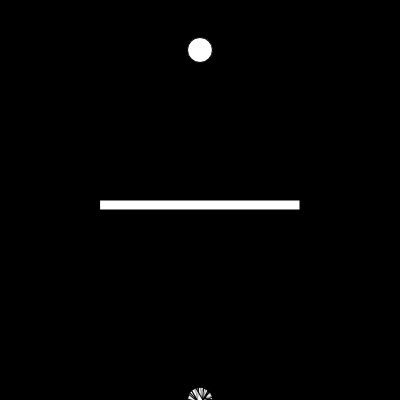
Frame 1 (no input)
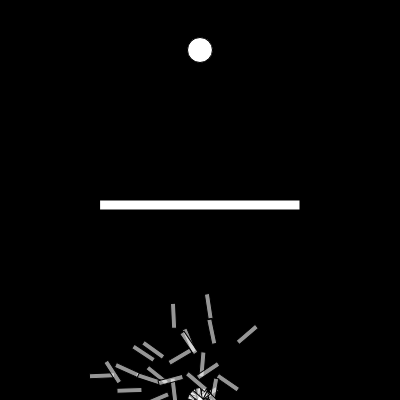
Frame 60 (no input)
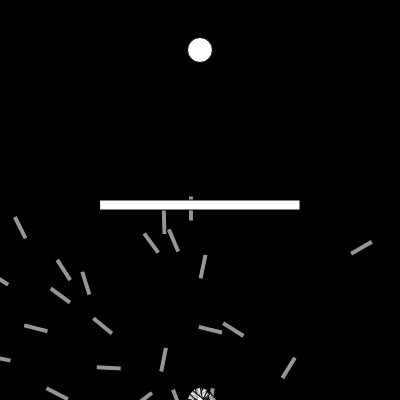
Frame 120 (the mouse pressed at the canvas centre since frame 60)

The p5.js sketch that drew these frames (run headless with seeded random() and noise() and a simulated clock; from frame 60 on, the mouse is pressed at the canvas centre):

// p5.js sketch
// ── sketch.js
var population;
var lifespan = 400;
var frames = 0;
var healthBar;
var target;
var rx = 100;
var ry = 200;
var rw = 200;
var rh = 10;

//TODO:
//add success/dead counter
//improve fitness function to take time in account
//create levels
//

function setup() { 
    createCanvas(400, 400);
    population = new Population();
    healthBar = createP();
    target = createVector(width/2, 50);
  } 
  
function draw() { 
    background(0);
    population.run();

    healthBar.html(frames);
    frames++;

    if (frames === lifespan) {
        population.evaluate();
        population.selection();
        //population = new Population();
        frames = 0;
    }

    fill(255);
    rect(rx, ry, rw, rh);

    ellipse(target.x, target.y, 25, 25);
}
// ── DNA.js
class DNA {
    constructor(genes) {
        if (genes) {
            this.genes = genes;
        } else {
            this.genes = [];
            for (let i = 0; i < lifespan; i++) {
                this.genes[i] = p5.Vector.random2D();
                this.genes[i].setMag(0.2);
            }
        }
    }

    // Performs a crossover with another member of the species
    crossover(partner) {
        var newgenes = [];
        // Picks random midpoint
        var mid = floor(random(this.genes.length));
        for (var i = 0; i < this.genes.length; i++) {
            // If i is greater than mid the new gene should come from this partner
            if (i > mid) {
                newgenes[i] = this.genes[i];
            }
            // If i < mid new gene should come from other partners gene's
            else {
                newgenes[i] = partner.genes[i];
            }
        }
        // Gives DNA object an array
        return new DNA(newgenes);
    }

    mutation() {
        for (var i = 0; i < this.genes.length; i++) {
            if (random(1) < 0.01) {
                this.genes[i] = p5.Vector.random2D();
                this.genes[i].setMag(0.2);
            }
        }
    }
}
// ── Population.js
class Population {
    constructor() {
        this.rockets = [];
        this.matingPool = [];
        this.popsize = 100;

        for(let i = 0; i < this.popsize; i++) {
            this.rockets[i] = new Rocket();
        }
    }

    evaluate() {

        var maxfit = 0;
        // Iterate through all rockets and calcultes their fitness
        for (var i = 0; i < this.popsize; i++) {
        // Calculates fitness
        this.rockets[i].calcFitness();
        // If current fitness is greater than max, then make max equal to current
        if (this.rockets[i].fitness > maxfit) {
            maxfit = this.rockets[i].fitness;
        }
        }
        // Normalises fitnesses
        for (var i = 0; i < this.popsize; i++) {
        this.rockets[i].fitness /= maxfit;
        }

        this.matingPool = [];
        // Take rockets fitness make in to scale of 1 to 100
        // A rocket with high fitness will highly likely will be in the mating pool
        for (var i = 0; i < this.popsize; i++) {
        var n = this.rockets[i].fitness * 100;
        for (var j = 0; j < n; j++) {
            this.matingPool.push(this.rockets[i]);
        }
        }

    }

    selection() {
        var newRockets = [];
    for (var i = 0; i < this.rockets.length; i++) {
      // Picks random dna
      var parentA = random(this.matingPool).dna;
      var parentB = random(this.matingPool).dna;
      // Creates child by using crossover function
      var child = parentA.crossover(parentB);
      child.mutation();
      // Creates new rocket with child dna
      newRockets[i] = new Rocket(child);
    }
    // This instance of rockets are the new rockets
    this.rockets = newRockets;
        
        


    }

    run() {
        for(let i = 0; i < this.popsize; i++) {
            this.rockets[i].update();
            this.rockets[i].show();
        }
    }
}
// ── Rocket.js
class Rocket {
    constructor(dna) {
        this.pos = createVector(width/2, height);
        this.vel = createVector();
        this.acc = createVector();
        if (dna) {
            this.dna = dna;
        } else {
            this.dna = new DNA();
        }
        this.fitness = 0;
        this.completed = false;
        this.dead = false;
    }

    calcFitness() {
        var d = dist(this.pos.x, this.pos.y, target.x, target.y);

        this.fitness = map(d, 0, width, width, 0);

        if (this.completed) {
            this.fitness *= 10;
        }
        if (this.dead) {
            this.fitness /= 10;
        }
    }

    applyForce(force) {
        this.acc.add(force);
    }

    update() {

        var d = dist(this.pos.x, this.pos.y, target.x, target.y);
        if (d < 10) {
            this.completed = true;
            this.pos = target.copy();
        }

        if (this.pos.x > rx && this.pos.x < rx + rw && this.pos.y > ry && this.pos.y < ry + rh) {
            this.dead = true;
        }

        if (this.pos.x > width || this.pos.x < 0) {
            this.dead = true;
        }
        if (this.pos.y > height || this.pos.y < 0) {
            this.dead = true;
        }

        this.applyForce(this.dna.genes[frames]);
        if (!this.completed && !this.dead) {
            this.vel.add(this.acc);
            this.pos.add(this.vel);   
            this.acc.mult(0);
        }
    }

    show() {
        push();
        translate(this.pos.x, this.pos.y);
        rotate(this.vel.heading());
        rectMode(CENTER);
        fill(255, 150);
        rect(0, 0, 25, 5);
        pop();
    }
}
